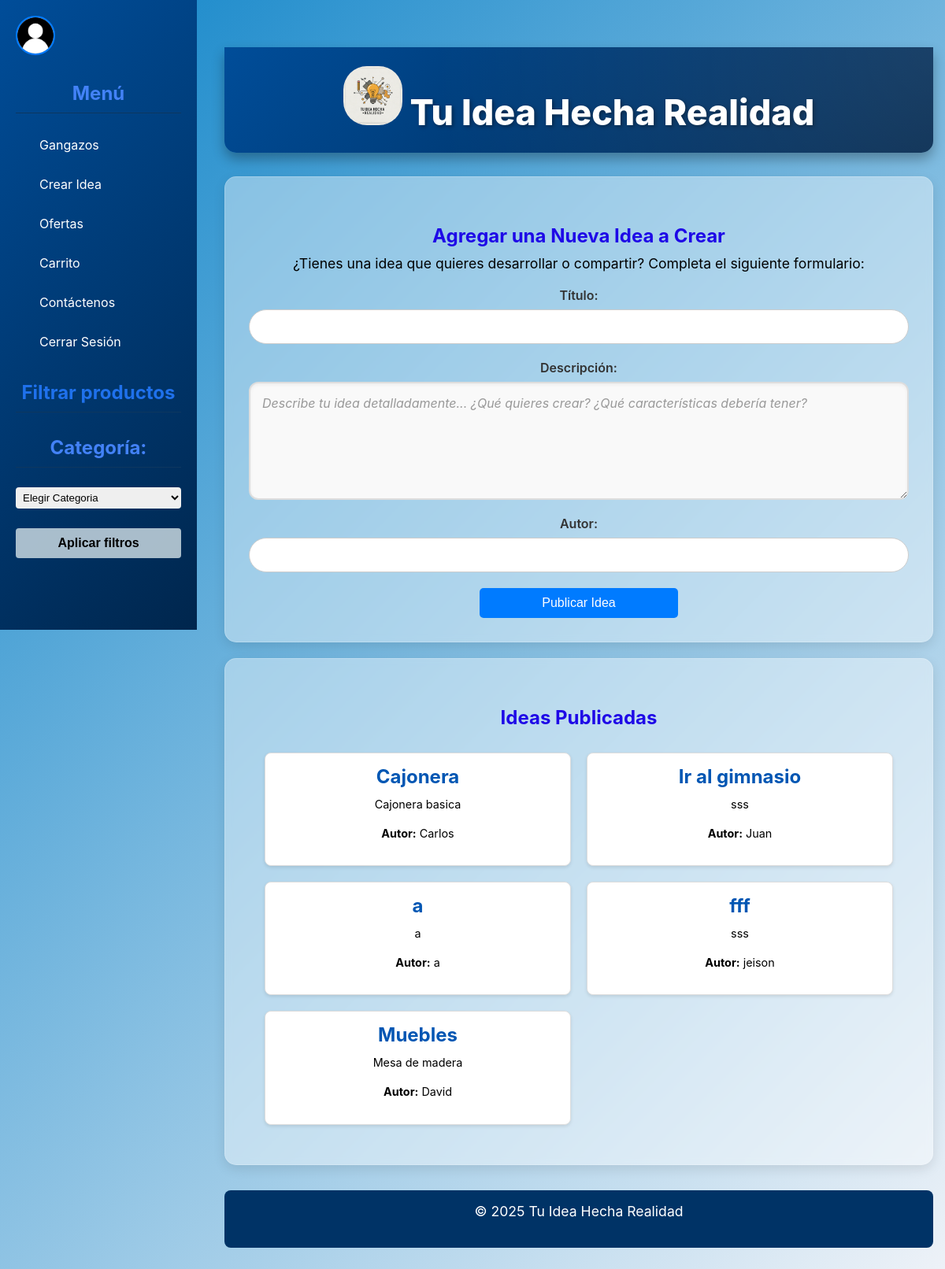
Page /idea/ on the earlier database version.
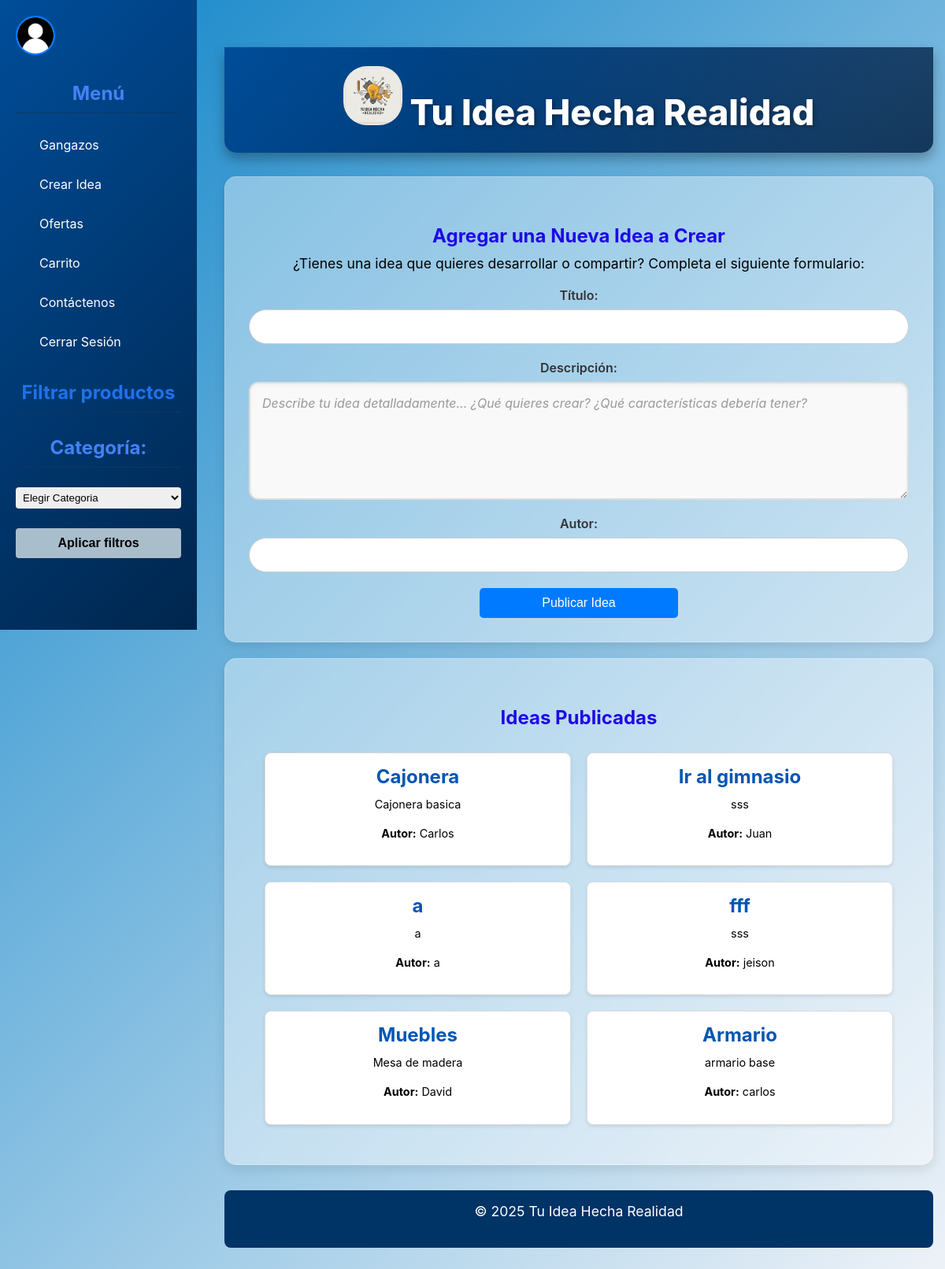
Same page on the later database version.
### core/models.py (models this page shows, shortened)
class Idea(models.Model):
    titulo = models.CharField(max_length=100)
    descripcion = models.CharField(max_length=250, default='', blank=True,null=True)
    autor = models.CharField(max_length=100)

### core/views.py (the view)
# urls.py: path('idea/', views.ideas_view, name='idea'),
def ideas_view(request):
    if request.method == 'POST':
        form = IdeaForm(request.POST)
        if form.is_valid():
            form.save()
            return redirect('idea')
    else:
        form = IdeaForm()
    ideas = Idea.objects.all()
    return render(request, 'core/idea.html', {
        'form': form,
        'ideas': ideas
        })

### core/forms.py
class IdeaForm(forms.ModelForm):
    class Meta:
        model = Idea
        fields = ['titulo', 'descripcion', 'autor']
        widgets = {
            'descripcion': forms.Textarea(attrs={'rows': 5}),
        }

### core/templates/core/idea.html (shortened to what this page needs)
<!DOCTYPE html>
<html lang="es">
<head>
  {% load static %}
  <link rel="stylesheet" href="{% static 'core/css/styles.css' %}">
</head>
<body>
<div class="sidebar">
    <a href="{% url 'perfilUsuario' %}"><img src="{% static 'core/img/Perfil.png' %}" alt="Logo" width="50" height="50" style="border-radius: 50%; border: 2px solid #007BFF;"></a>
  <h2 class="h2-side">Menú</h2>
  <ul>
    <li><a href="{% url 'home3' %}">Gangazos</a></li>
    <li><a href="{% url 'idea' %}">Crear Idea</a></li>
    <li><a href="{% url 'productos' %}">Ofertas</a></li>
    <li><a href="{% url 'carrito' %}">Carrito</a></li>
    <li><a href="{% url 'contact' %}">Contáctenos</a></li>
    <li><a href="{% url 'logout' %}" class="logout-button">Cerrar Sesión</a></li>
  </ul>
  <div class="filtros">
    <h3>Filtrar productos</h3>
    <h2 for="categoria" class="h2-side">Categoría:</h2>
    <select id="categoria">
        <option value="">Elegir Categoria</option>
    </select>
    <button onclick="aplicarFiltros()">Aplicar filtros</button>
  </div>
</div>
<div class="main-content-wrapper">
  <header>
    <h1 class="div" style="text-align: center;">
      <img src="{% static 'core/img/Gemini_Generated_Image_tzay6utzay6utzay.jfif' %}" alt="Logo" width="75" height="75">
      Tu Idea Hecha Realidad
    </h1>
  </header>
   <section>
      <section class="seccion-at">
        <h2>Agregar una Nueva Idea a Crear</h2>
        <p>¿Tienes una idea que quieres desarrollar o compartir? Completa el siguiente formulario:</p>
        <form method="post">
          <div style="margin-bottom: 20px;">
            <label for="id_titulo" style="display: block; margin-bottom: 8px; font-weight: 600; color: #333; font-size: 1em; text-align: center;">Título:</label>
            {{ form.titulo }}
          </div>
          <div class="description-container">
            <label for="id_descripcion">Descripción:</label>
            <textarea
              name="descripcion"
              id="id_descripcion"
              class="description-textarea"
              placeholder="Describe tu idea detalladamente... ¿Qué quieres crear? ¿Qué características debería tener?"
              required
            >{{ form.descripcion.value|default:'' }}</textarea>
          </div>
          <div style="margin-bottom: 20px;">
            <label for="id_autor" style="display: block; margin-bottom: 8px; font-weight: 600; color: #333; font-size: 1em; text-align: center;">Autor:</label>
            {{ form.autor }}
          </div>
          <button type="submit" class="articulo-boton">Publicar Idea</button>
        </form>
      </section>
      <br>
      <section class="seccion-at">
        <h2>Ideas Publicadas</h2>
        {% if ideas %}
          <div class="contenedor-articulos">
            {% for idea in ideas %}
              <div class="articulo">
                <div class="contenido-articulo">
                  <h3>{{ idea.titulo }}</h3>
                  <p>{{ idea.descripcion }}</p>
                  <p><strong>Autor:</strong> {{ idea.autor }}</p>
                </div>
              </div>
            {% endfor %}
          </div>
        {% else %}
          <p>Aún no hay ideas publicadas. ¡Sé el primero en compartir la tuya!</p>
        {% endif %}
      </section>
  </section>
  <footer>
    <p>&copy; 2025 Tu Idea Hecha Realidad</p>
  </footer>
</div>
</body>
</html>

Differences in the rows shown:
added Idea: titulo "Armario", descripcion "armario base", autor "carlos"
